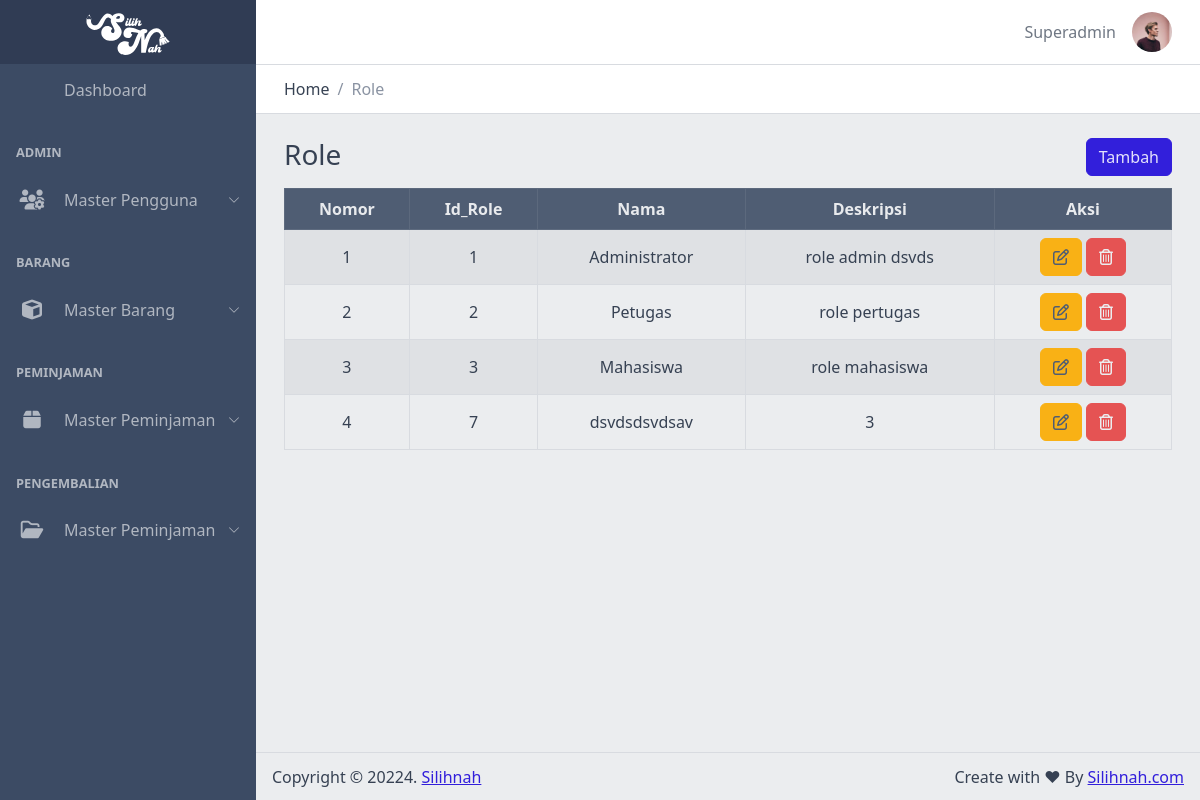
Screenshot of /views/admin/role/ (signed in) with the database file from the repository.
### tables this page shows
CREATE TABLE `role` (
  `id_role` int NOT NULL,
  `nama` varchar(100) NOT NULL,
  `deskripsi` text NOT NULL
);

### functions/connect.php (called while the page is built, shortened)
<?php
class Connect
{
    private $host = 'localhost';
    private $user = 'root';
    private $pass = '';
    private $db = 'silihnah';
    function __construct()
    {
        $this->conn = new mysqli($this->host, $this->user, $this->pass, $this->db);
    }
}

### functions/role.php (called while the page is built, shortened)
<?php
include 'connect.php';
class Role extends Connect
{
    public function getAlldata()
    {
        $query = "SELECT * FROM role";
        $result = mysqli_query($this->conn, $query);
        $data = [];
        while ($row = mysqli_fetch_assoc($result)) {
            $data[] = $row;
        }
        return $data;
    }
}

### views/admin/role/index.php (the view, shortened to what this page needs)
<?php
include '../../../functions/role.php';
$role = new Role();
$data = $role->getAllData();
?>
<?php include('../../templates/header.php'); ?>
<div class="container-fluid">
    <div class="row justify-content-center">
        <div class="col">
            <h3>Role</h3>
        </div>
        <div class="col text-end">
            <button type="button" class="btn btn-primary" data-coreui-toggle="modal" data-coreui-target="#createModal">
                Tambah
            </button>
        </div>
    </div>
</div>
<div class="container-fluid table-responsive">
    <table id="data-table" class="table text-nowrap table-bordered table-striped text-center mt-2 align-middle">
        <thead class="table-dark">
            <tr>
                <th>Nomor</th>
                <th>Id_Role</th>
                <th>Nama</th>
                <th>Deskripsi</th>
                <th>Aksi</th>
            </tr>
        </thead>
        <tbody>
            <?php $no = 1; ?>
            <?php foreach ($data as $row) : ?>
                <tr>
                    <td><?= $no++; ?></td>
                    <td><?= $row['id_role'] ?></td>
                    <td><?= $row['nama'] ?></td>
                    <td><?= $row['deskripsi'] ?></td>
                    <td>
                        <button type="button" class="btn btn-warning text-dark" data-coreui-toggle="modal" data-coreui-target="#editModal<?= $row['id_role'] ?>">
                            <i class="fa-regular fa-pen-to-square"></i>
                        </button>
                        <button type="button" class="btn btn-danger text-light" data-coreui-toggle="modal" data-coreui-target="#deleteModel<?= $row['id_role'] ?>">
                            <i class="fa-regular fa-trash-can"></i>
                        </button>
                    </td>
                </tr>
            <?php endforeach; ?>
        </tbody>
    </table>
</div>
<?php include('../../templates/footer.php'); ?>

### assets/css/main.css (style rules this page uses)
body { background-color: #e9ecef; }

### rows the page displays
role: id_role "1", nama "Administrator", deskripsi "role admin dsvds"
role: id_role "2", nama "Petugas", deskripsi "role pertugas"
role: id_role "3", nama "Mahasiswa", deskripsi "role mahasiswa"
role: id_role "7", nama "dsvdsdsvdsav", deskripsi "3"

### other values shown
$_SESSION['user']['username'] "Superadmin"
$title "Role"
